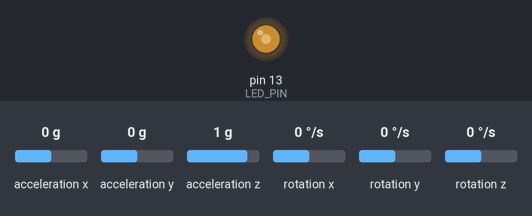
Simulated run of this program. Board: Arduino Uno, built with avr-gcc and run on an emulated ATmega328P. Shown: output pins drawn as LEDs (lit = HIGH). Inputs (shaded band) come from the test bench; at power-on: acceleration x 0 g, acceleration y 0 g, acceleration z 1 g, rotation x 0 °/s, rotation y 0 °/s, rotation z 0 °/s. What the program prints to the serial monitor is not drawn.

Above: at 1.2 s.
1.3 s: acceleration x set to 0.5 g
4.3 s: acceleration x set to 0.8 g
6.1 s: acceleration y set to 0.8 g
9.1 s: acceleration z set to 0 g
12.1 s: acceleration y set to 0.5 g
Timing chart, 0 to 16.1 s (numbered marks = the images above; inputs shaded):
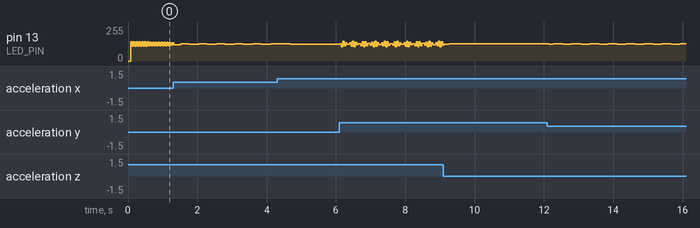

The program:

main.cpp
```cpp
#include "Arduino.h"

#include "../lib/I2Cdev/I2Cdev.h"
#include "../lib/MPU6050/MPU6050_6Axis_MotionApps20.h"
#include "Wire.h"

MPU6050 accelgyro;

int16_t ax, ay, az;
int16_t gx, gy, gz;


// uncomment "OUTPUT_READABLE_ACCELGYRO" if you want to see a tab-separated
// list of the accel X/Y/Z and then gyro X/Y/Z values in decimal. Easy to read,
// not so easy to parse, and slow(er) over UART.
#define OUTPUT_READABLE_ACCELGYRO

// uncomment "OUTPUT_BINARY_ACCELGYRO" to send all 6 axes of data as 16-bit
// binary, one right after the other. This is very fast (as fast as possible
// without compression or data loss), and easy to parse, but impossible to read
// for a human.
//#define OUTPUT_BINARY_ACCELGYRO


#define LED_PIN 13
bool blinkState = false;

void setup() {
    // join I2C bus (I2Cdev library doesn't do this automatically)
#if I2CDEV_IMPLEMENTATION == I2CDEV_ARDUINO_WIRE
    Wire.begin();
#elif I2CDEV_IMPLEMENTATION == I2CDEV_BUILTIN_FASTWIRE
    Fastwire::setup(400, true);
#endif

    // initialize serial communication
    // (38400 chosen because it works as well at 8MHz as it does at 16MHz, but
    // it's really up to you depending on your project)
    Serial.begin(38400);

    // initialize device
    Serial.println("Initializing I2C devices...");
    accelgyro.initialize();

    // verify connection
    Serial.println("Testing device connections...");
    Serial.println(accelgyro.testConnection() ? "MPU6050 connection successful" : "MPU6050 connection failed");

    // use the code below to change accel/gyro offset values
    /*
    Serial.println("Updating internal sensor offsets...");
    // -76	-2359	1688	0	0	0
    Serial.print(accelgyro.getXAccelOffset()); Serial.print("\t"); // -76
    Serial.print(accelgyro.getYAccelOffset()); Serial.print("\t"); // -2359
    Serial.print(accelgyro.getZAccelOffset()); Serial.print("\t"); // 1688
    Serial.print(accelgyro.getXGyroOffset()); Serial.print("\t"); // 0
    Serial.print(accelgyro.getYGyroOffset()); Serial.print("\t"); // 0
    Serial.print(accelgyro.getZGyroOffset()); Serial.print("\t"); // 0
    Serial.print("\n");
    accelgyro.setXGyroOffset(220);
    accelgyro.setYGyroOffset(76);
    accelgyro.setZGyroOffset(-85);
    Serial.print(accelgyro.getXAccelOffset()); Serial.print("\t"); // -76
    Serial.print(accelgyro.getYAccelOffset()); Serial.print("\t"); // -2359
    Serial.print(accelgyro.getZAccelOffset()); Serial.print("\t"); // 1688
    Serial.print(accelgyro.getXGyroOffset()); Serial.print("\t"); // 0
    Serial.print(accelgyro.getYGyroOffset()); Serial.print("\t"); // 0
    Serial.print(accelgyro.getZGyroOffset()); Serial.print("\t"); // 0
    Serial.print("\n");
    */

    // configure Arduino LED pin for output
    pinMode(LED_PIN, OUTPUT);
}

void loop() {
    // read raw accel/gyro measurements from device
    accelgyro.getMotion6(&ax, &ay, &az, &gx, &gy, &gz);

    // these methods (and a few others) are also available
    //accelgyro.getAcceleration(&ax, &ay, &az);
    //accelgyro.getRotation(&gx, &gy, &gz);

#ifdef OUTPUT_READABLE_ACCELGYRO
    // display tab-separated accel/gyro x/y/z values
    Serial.print("a/g:\t");
    Serial.print(ax); Serial.print("\t");
    Serial.print(ay); Serial.print("\t");
    Serial.print(az); Serial.print("\t");
    Serial.print(gx); Serial.print("\t");
    Serial.print(gy); Serial.print("\t");
    Serial.println(gz);
#endif

#ifdef OUTPUT_BINARY_ACCELGYRO
    Serial.write((uint8_t)(ax >> 8)); Serial.write((uint8_t)(ax & 0xFF));
        Serial.write((uint8_t)(ay >> 8)); Serial.write((uint8_t)(ay & 0xFF));
        Serial.write((uint8_t)(az >> 8)); Serial.write((uint8_t)(az & 0xFF));
        Serial.write((uint8_t)(gx >> 8)); Serial.write((uint8_t)(gx & 0xFF));
        Serial.write((uint8_t)(gy >> 8)); Serial.write((uint8_t)(gy & 0xFF));
        Serial.write((uint8_t)(gz >> 8)); Serial.write((uint8_t)(gz & 0xFF));
#endif

    // blink LED to indicate activity
    blinkState = !blinkState;
    digitalWrite(LED_PIN, blinkState);
}
```

Measured:
- after the input at 12.1 s, pin 13 (LED_PIN): 130/255 → 124/255 after 0.06 s, then repeats every 0.52 s: 131/255 0.28 s, 124/255 0.24 s
